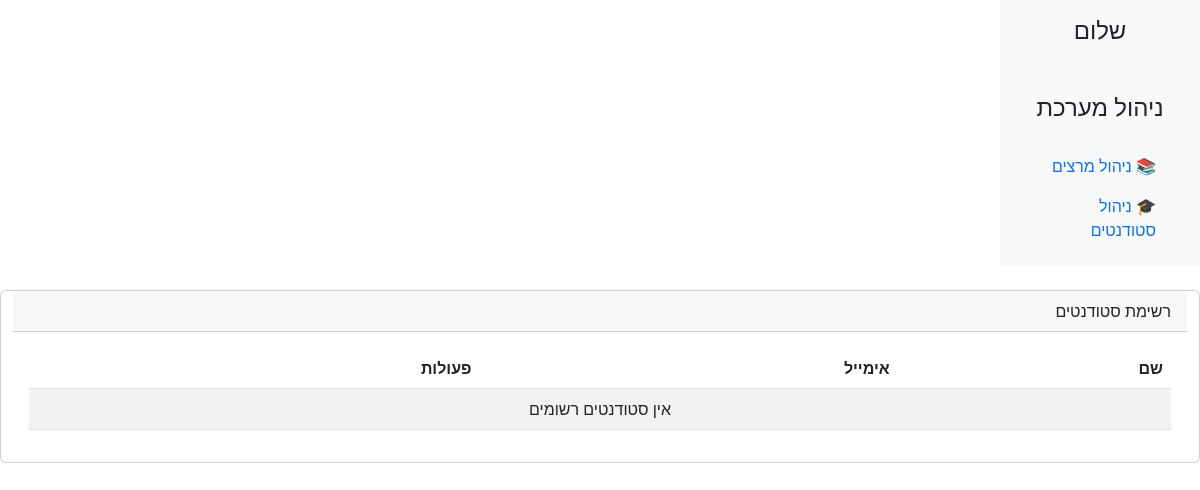
Page /admin_page_students_section/ on the earlier database version.
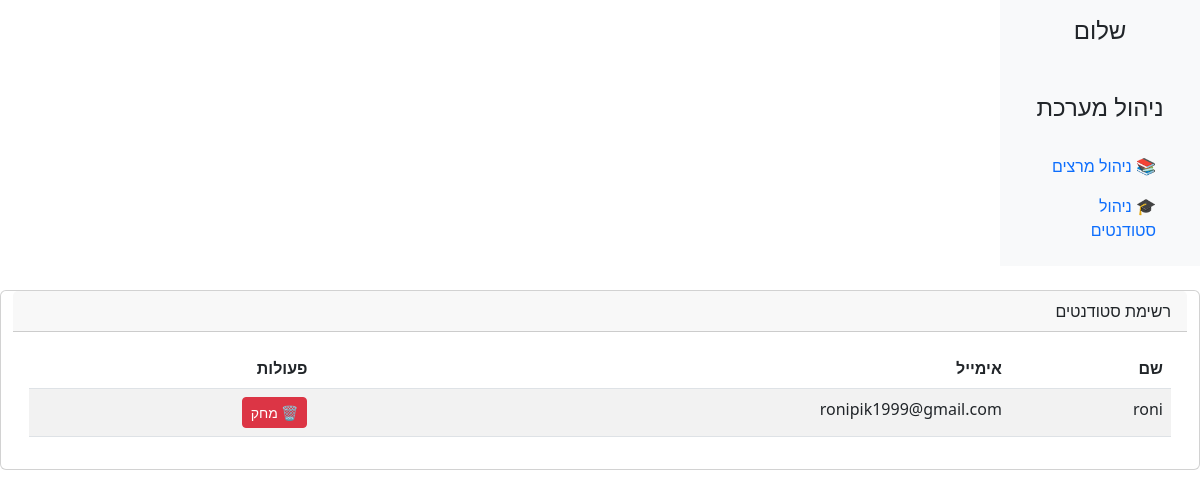
Same page on the later database version.
### App_SetUp/models.py (models this page shows)
class User(AbstractUser):
    is_admin= models.BooleanField('Is admin', default=False)
    is_student = models.BooleanField('Is student', default=False)
    is_lecturer = models.BooleanField('Is lecturer', default=False)

### App_SetUp/views.py (the view)
# urls.py: path('admin_page_students_section/', views.manage_students, name='manage_students'),
def manage_students(request):
    active_students = User.objects.filter(is_student=True, is_active=True)
    context = {
        "active_students": active_students
    }
    return render(request, "admin_page_students_section.html", context)

### App_SetUp/templates/admin_page_students_section.html (shortened to what this page needs)
<!DOCTYPE html>
<html lang="he" dir="rtl">
<head>
    <link href="https://cdn.jsdelivr.net/npm/bootstrap@5.3.0/dist/css/bootstrap.min.css" rel="stylesheet">
</head>
<body>
<div class="container-fluid">
    <div class="row">
        <nav class="col-md-2 d-none d-md-block bg-light sidebar">
            <div class="position-sticky">
                <h4 class="text-center mt-3">שלום {{ request.user.username }}</h4>
                <br>
                <h4 class="text-center mt-3">ניהול מערכת</h4>
                <ul class="nav flex-column p-3">
                    <li class="nav-item"><a class="nav-link active" href="{% url 'manage_lecturers' %}">📚 ניהול מרצים</a></li>
                    <li class="nav-item"><a class="nav-link" href="{% url 'manage_students' %}">🎓 ניהול סטודנטים</a></li>
                </ul>
            </div>
        </nav>
            <div class="card my-4">
                <div class="card-header">רשימת סטודנטים</div>
                <div class="card-body">
                    <table class="table table-striped">
                        <thead>
                            <tr>
                                <th>שם</th>
                                <th>אימייל</th>
                                <th>פעולות</th>
                            </tr>
                        </thead>
                        <tbody>
                            {% for student in active_students %}
                            <tr>
                                <td>{{ student.username }}</td>
                                <td>{{ student.email }}</td>
                                <td>
                                    <form method="post" action="{% url 'delete_student'%}" onsubmit="return confirmDeletion()">
                                        <button type="submit" class="btn btn-danger btn-sm">🗑 מחק</button>
                                    </form>
                                </td>
                            </tr>
                            {% empty %}
                            <tr><td colspan="3" class="text-center">אין סטודנטים רשומים</td></tr>
                            {% endfor %}
                        </tbody>
                    </table>
                </div>
            </div>
       </div>
</div>
</body>
</html>

Differences in the rows shown:
added User: username "roni", email "ronipik1999@gmail.com"
Other differences:
text no longer shown: "אין סטודנטים רשומים"
